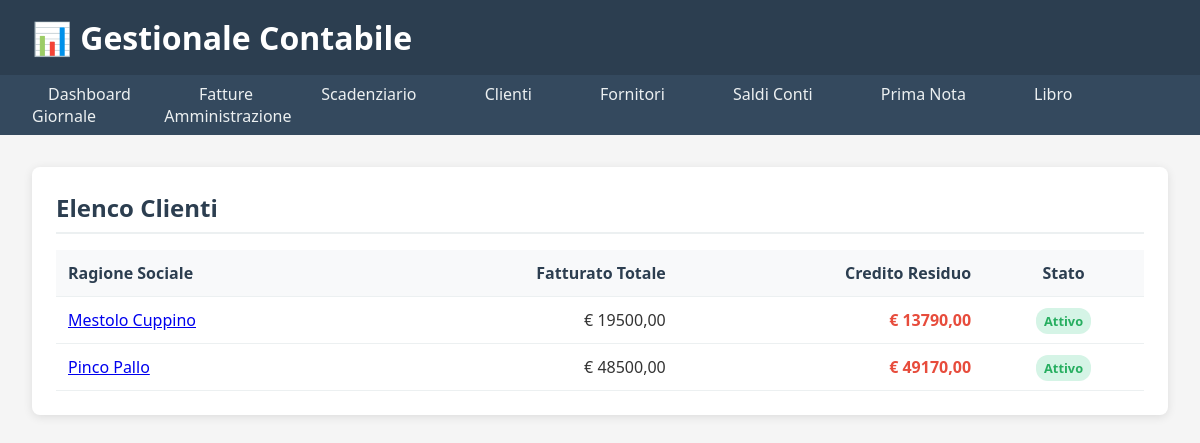
Page /clienti/ on the committed database.
### clienti/models.py (models this page shows, shortened)
class Cliente(models.Model):
    ragione_sociale = models.CharField(
        max_length=200,
        verbose_name="Ragione Sociale",
        help_text="Nome completo dell'azienda o della persona"
    )
    indirizzo = models.CharField(
        max_length=255,
        verbose_name="Indirizzo",
        blank=True
    )
    citta = models.CharField(
        max_length=100,
        verbose_name="Città",
        blank=True
    )
    cap = models.CharField(
        max_length=5,
        verbose_name="CAP",
        blank=True,
        validators=[RegexValidator(r'^\d{5}$', 'Il CAP deve avere 5 numeri')]
    )
    provincia = models.CharField(
        max_length=2,
        verbose_name="Provincia",
        blank=True,
        help_text="Sigla provincia (es: RM)"
    )
    partita_iva = models.CharField(
        max_length=11,
        verbose_name="Partita IVA",
        unique=True,
        validators=[RegexValidator(r'^\d{11}$', 'La P.IVA deve avere 11 numeri')],
        help_text="Partita IVA (11 cifre)"
    )
    codice_fiscale = models.CharField(
        max_length=16,
        verbose_name="Codice Fiscale",
        blank=True,
        help_text="Codice Fiscale (16 caratteri)"
    )
    email = models.EmailField(
        verbose_name="Email",
        blank=True
    )
    telefono = models.CharField(
        max_length=20,
        verbose_name="Telefono",
        blank=True
    )
    STATO_CLIENTE = [
        ('attivo', 'Attivo'),
        ('inattivo', 'Inattivo'),
        ('bloccato', 'Bloccato'),
    ]
    stato = models.CharField(
        max_length=10,
        choices=STATO_CLIENTE,
        default='attivo',
        verbose_name="Stato Cliente"
    )
    class Meta:
        verbose_name = "Cliente"
        verbose_name_plural = "Clienti"
        ordering = ['ragione_sociale']

### clienti/views.py (the view)
# urls.py: path('', views.lista_clienti, name='lista_clienti'),
def lista_clienti(request):
    clienti = Cliente.objects.annotate(
        total_fatturato=Coalesce(Sum('fatture__importo_totale', distinct=True), Decimal('0.00')),
        total_iva=Coalesce(Sum(F('fatture__importo_totale') * F('fatture__aliquota_iva') / 100, distinct=True), Decimal('0.00')),
        total_incassato=Coalesce(Sum('fatture__scadenze__incassi__importo_incassato'), Decimal('0.00'))
    ).annotate(
        total_residuo=(F('total_fatturato') + F('total_iva')) - F('total_incassato')
    ).order_by('ragione_sociale')
    context = {
        'clienti': clienti,
        'titolo_pagina': 'Elenco Clienti'
    }
    return render(request, 'clienti/lista_clienti.html', context)

### templates/clienti/lista_clienti.html
{% extends "base.html" %} {% block content %}
<div class="section">
  <h2>{{ titolo_pagina }}</h2>
  <table class="table">
    <thead>
      <tr>
        <th>Ragione Sociale</th>
        <th style="text-align: right">Fatturato Totale</th>
        <th style="text-align: right">Credito Residuo</th>
        <th style="text-align: center">Stato</th>
      </tr>
    </thead>
    <tbody>
      {% for cliente in clienti %}
      <tr>
        <td>
          <a href="{% url 'clienti:dettaglio_cliente' cliente.pk %}"
            >{{ cliente.ragione_sociale }}</a
          >
        </td>
        <td style="text-align: right">
          € {{ cliente.total_fatturato|floatformat:2 }}
        </td>
        <td
          style="text-align: right; {% if cliente.total_residuo > 0 %}font-weight: bold; color: #e74c3c;{% endif %}"
        >
          € {{ cliente.total_residuo|floatformat:2 }}
        </td>
        <td style="text-align: center">
          <span
            class="badge {% if cliente.stato == 'attivo' %}success{% else %}danger{% endif %}"
          >
            {{ cliente.get_stato_display }}
          </span>
        </td>
      </tr>
      {% empty %}
      <tr>
        <td colspan="4">Nessun cliente trovato.</td>
      </tr>
      {% endfor %}
    </tbody>
  </table>
</div>
{% endblock %}

### templates/base.html (style rules this page uses)
* { margin: 0; padding: 0; box-sizing: border-box; }
body { font-family: "Segoe UI", Tahoma, Geneva, Verdana, sans-serif; background: #f5f5f5; color: #333; }
.section { background: white; padding: 1.5rem; border-radius: 8px; box-shadow: 0 2px 10px rgba(0, 0, 0, 0.1); margin-bottom: 2rem; }
.section h2 { color: #2c3e50; margin-bottom: 1rem; border-bottom: 2px solid #ecf0f1; padding-bottom: 0.5rem; }
.table { width: 100%; border-collapse: collapse; }
.table th, .table td { padding: 0.75rem; text-align: left; border-bottom: 1px solid #ecf0f1; }
.table th { background: #f8f9fa; font-weight: 600; color: #2c3e50; }
.badge { padding: 0.25rem 0.5rem; border-radius: 12px; font-size: 0.8rem; font-weight: bold; }
.badge.success { background: #d5f4e6; color: #27ae60; }

### rows in the picture
Cliente: ragione_sociale "Mestolo Cuppino", total_fatturato "19500,00", total_residuo "13790,00", stato "Attivo"
Cliente: ragione_sociale "Pinco Pallo", total_fatturato "48500,00", total_residuo "49170,00", stato "Attivo"

### other values in the picture
{{ titolo_pagina }} "Elenco Clienti"
